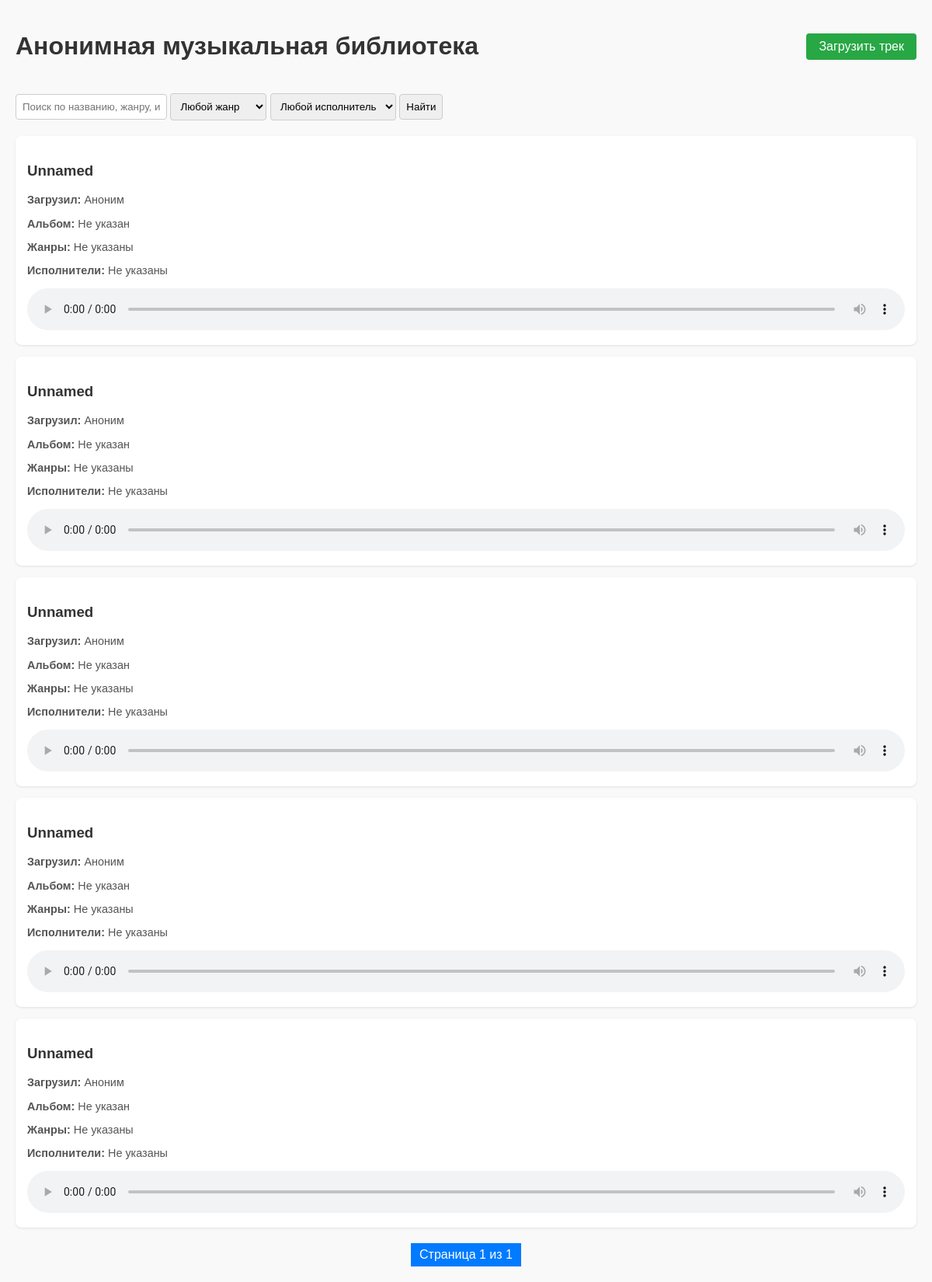
The page / on the database its author committed.
### music/models.py (models this page shows, shortened)
class Track(models.Model):
    title = models.CharField(max_length=200, verbose_name="Название трека", default="Unnamed")
    audio_file = models.FileField(upload_to='tracks/', verbose_name="Аудиофайл")
    uploaded_by = models.CharField(max_length=100, verbose_name="Ник загрузившего", default="Аноним")
    uploaded_at = models.DateTimeField(auto_now_add=True, verbose_name="Дата загрузки")
    album = models.ForeignKey(Album, on_delete=models.SET_NULL, null=True, blank=True, verbose_name="Альбом")
    artists = models.ManyToManyField(Artist, related_name="tracks", verbose_name="Исполнители")
    genres = models.ManyToManyField(Genre, related_name="tracks", blank=True, verbose_name="Жанры")
    class Meta:
        verbose_name = "Трек"
        verbose_name_plural = "Треки"

### music/views.py (the view, shortened to what this page needs)
# urls.py: path('', views.home_page, name='home'),
def home_page(request):
    search_query = request.GET.get('search', '')
    genre_filter = request.GET.get('genre', '')
    artist_filter = request.GET.get('artist', '')
    tracks = Track.objects.all().select_related('album').prefetch_related('artists', 'genres')
    if genre_filter:
        tracks = tracks.filter(genres__code=genre_filter)
    if artist_filter:
        tracks = tracks.filter(artists__name__icontains=artist_filter)
    tracks = tracks.order_by('-uploaded_at')
    paginator = Paginator(tracks, 10)
    page_number = request.GET.get('page')
    page_obj = paginator.get_page(page_number)
    all_genres = Genre.objects.all()
    all_artists = Artist.objects.all()
    context = {
        'page_obj': page_obj,
        'search_query': search_query,
        'genre_filter': genre_filter,
        'artist_filter': artist_filter,
        'all_genres': all_genres,
        'all_artists': all_artists,
    }
    return render(request, 'home.html', context)

### music/templates/home.html (shortened to what this page needs)
<!doctype html>
<html lang="ru">
  <head>
  </head>
  <body>
      <header>
        <h1>Анонимная музыкальная библиотека</h1>
        <a
        href="{% url 'upload' %}"
        style="padding: 8px 16px; background: #28a745; color: white; text-decoration: none; border-radius: 4px;"
        >
        Загрузить трек
      </a>
    </header>
    <div class="search-container">
      <form method="get">
        <input
        type="text"
        name="search"
        value="{{ search_query }}"
        placeholder="Поиск по названию, жанру, исполнителю..."
        />
        <select name="genre">
          <option value="">Любой жанр</option>
        </select>
        <select name="artist">
          <option value="">Любой исполнитель</option>
        </select>
        <button type="submit">Найти</button>
      </form>
    </div>
    {% if page_obj %}
    <div class="track-list">
      {% for track in page_obj %}
      <div class="track-card">
        <h3>{{ track.title }}</h3>
        <div class="track-meta">
          <p><strong>Загрузил:</strong> {{ track.uploaded_by }}</p>
          <p>
            <strong>Альбом:</strong>
            {% if track.album %}
            {{ track.album.title }}
            {% else %}
            Не указан
            {% endif %}
          </p>
          <p>
            <strong>Жанры:</strong>
            {% for genre in track.genres.all %}
            {{ genre.name }}
            {% if not forloop.last %}, {% endif %}
            {% empty %}
            Не указаны
            {% endfor %}
          </p>
          <p>
            <strong>Исполнители:</strong>
            {% for artist in track.artists.all %}
            {{ artist.name }}
            {% if not forloop.last %}, {% endif %}
            {% empty %}
            Не указаны
            {% endfor %}
          </p>
        </div>
        <div class="track-actions">
          <audio controls style="width: 100%">
            <source src="{{ track.audio_file.url }}" type="audio/mpeg" />
          </audio>
        </div>
      </div>
      {% empty %}
      <p>Нет треков по вашему запросу.</p>
      {% endfor %}
    </div>
    <div class="pagination">
      <span class="current">
        Страница {{ page_obj.number }} из {{ page_obj.paginator.num_pages }}
      </span>
    </div>
    {% else %}
    <p>Ошибка загрузки треков.</p>
    {% endif %}
  </body>
  </html>

### music/templates/home.html (style rules this page uses)
body { font-family: Arial, sans-serif; background: #f9f9f9; color: #333; margin: 0; padding: 20px; max-width: 1440px; margin: 0 auto; }
header { display: flex; justify-content: space-between; align-items: center; margin-bottom: 20px; }
.search-container { display: flex; gap: 10px; flex-wrap: wrap; margin-bottom: 20px; }
.search-container input, .search-container select, .search-container button { padding: 8px; border: 1px solid #ccc; border-radius: 4px; }
.track-list { display: grid; gap: 15px; }
.track-card { background: white; padding: 15px; border-radius: 8px; box-shadow: 0 1px 3px rgba(0, 0, 0, 0.1); }
.track-meta { margin: 10px 0; font-size: 0.9em; color: #555; }
.track-actions { margin-top: 10px; }
.pagination { margin-top: 20px; text-align: center; }
.pagination a, .pagination span { display: inline-block; padding: 5px 10px; margin: 0 5px; border: 1px solid #ddd; text-decoration: none; color: #007bff; }
.pagination .current { background: #007bff; color: white; border-color: #007bff; }

### rows shown on the page
Track: title "Unnamed", uploaded_by "Аноним", shows "Не указан"
Track: title "Unnamed", uploaded_by "Аноним", shows "Не указан"
Track: title "Unnamed", uploaded_by "Аноним", shows "Не указан"
Track: title "Unnamed", uploaded_by "Аноним", shows "Не указан"
Track: title "Unnamed", uploaded_by "Аноним", shows "Не указан"

### other values the page prints
{{ page_obj.number }} "1"
{{ page_obj.paginator.num_pages }} "1"
